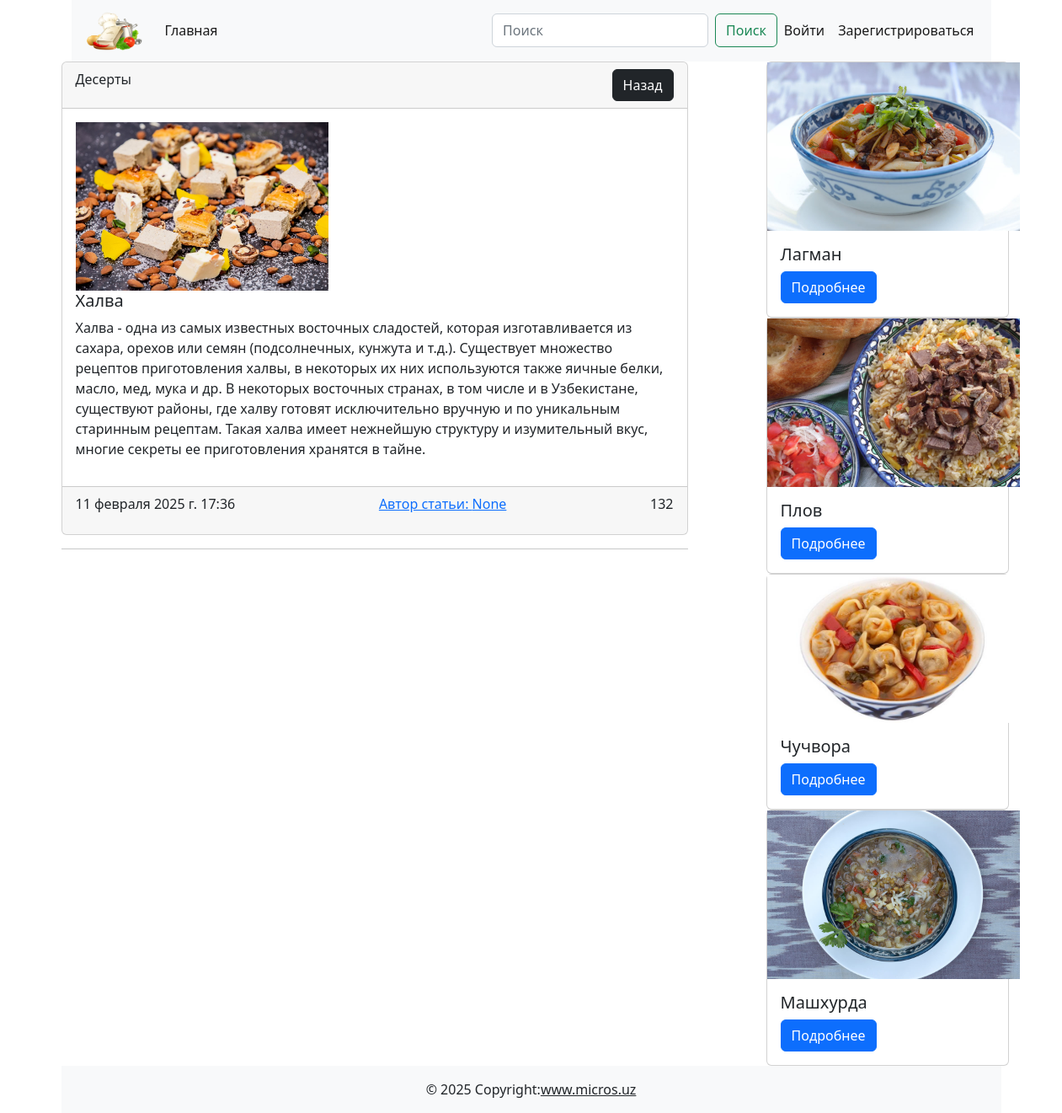
Screenshot of /post/3 with the database file from the repository.
### cooking/models.py (models this page shows, shortened)
class Post(models.Model):
    title = models.CharField(max_length=255, verbose_name='Заголовок статьи')
    content = models.TextField(default='Скоро здесь будет статья...', verbose_name='текст статьи')
    created_at = models.DateTimeField(auto_now_add=True, verbose_name='Дата создания')
    update_at = models.DateTimeField(auto_now=True, verbose_name='Дата обновления')
    photo = models.ImageField(upload_to='photos/', blank=True, null=True, verbose_name='Изображения')
    watched = models.IntegerField(default=0, verbose_name='Просмотры')
    is_published = models.BooleanField(default=True, verbose_name='Публикация')
    category = models.ForeignKey(Category, on_delete=models.CASCADE, related_name='posts', verbose_name='Категория')
    author = models.ForeignKey(User, default=None, null=True, blank=True, on_delete=models.CASCADE)
    def get_absolute_url(self):
        return reverse('post_detail', kwargs={'pk' : self.pk})
    class Meta:
        verbose_name = 'Пост'
        verbose_name_plural = 'Посты'

class Category(models.Model):
    title = models.CharField(max_length=255, verbose_name='Название категории')
    def __str__(self):
        return self.title
    class Meta:
        verbose_name = 'Категория'
        verbose_name_plural = 'Категории'

### cooking/views.py (the view)
# urls.py: path('post/<int:pk>', PostDetail.as_view(),  name='post_detail'),
class PostDetail(DeleteView):
    template_name = 'cooking/artical_detail.html'
    def get_queryset(self):
        return Post.objects.filter(pk=self.kwargs['pk'])
    def get_context_data(self, **kwargs):
        Post.objects.filter(pk=self.kwargs['pk']).update(watched=F('watched') + 1)
        context = super().get_context_data()
        post = Post.objects.get(pk=self.kwargs['pk'])
        posts = Post.objects.all().exclude(pk=self.kwargs['pk']).order_by('-watched')[:5]
        context['title'] = post.title
        context['ext_post'] = posts
        context['comments'] = Comment.objects.filter(post=post)
        if self.request.user.is_authenticated:
            context['comment_form'] = CommentForm
        return context

### cooking/templates/cooking/artical_detail.html (shortened to what this page needs)
{% extends 'base.html' %}
{% block main %}
<div class="d-flex justify-content-between"><div class="col-8">
    <div class="card"><div class="card-header d-flex justify-content-between">{{ post.category }}
        <div>
            <a href="{% url 'category_list' post.category.pk %}" class="btn btn-dark">Назад</a>
        </div>
    </div>
        <div class="card-body">
            {% if post.photo %}
            <img src="{{ post.photo.url }}" width="300" alt="">
            {% else %}
            <img src="https://www.raumplus.ru/upload/iblock/99e/Skoro-zdes-budet-foto.jpg" width="300" alt="">
            {% endif %}
            <h5 class="card-title">{{ post.title }}</h5>
            {{ post.content | linebreaks }}
    </div>
        <div class="card-footer d-flex justify-content-between"><p class="card-text">{{ post.created_at }}</p>
            <a href="{% url 'profile' post.author.pk %}">Автор статьи: {{ post.author }}</a>
            <p class="card-text">{{ post.watched }}</p>
        </div>
    </div>
    <hr>
</div>
<div class="col-1"></div>
<div class="col-4">
    {% for ext in ext_post %}
    <div class="card" style="width: 18rem;">
        {% if ext.photo %}
            <img src="{{ ext.photo.url }}" width="300" alt="">
            {% else %}
            <img src="https://www.raumplus.ru/upload/iblock/99e/Skoro-zdes-budet-foto.jpg" width="300" alt="">
            {% endif %}
        <div class="card-body"><h5 class="card-title">{{ ext.title }}</h5><a href="{{ ext.get_absolute_url }}" class="btn btn-primary">Подробнее</a></div>
    </div>
    {% endfor %}
</div>
</div>
{% endblock main %}

### rows the page displays
Post: category "Десерты", photo (picture), title "Халва", content "Халва - одна из самых известных восточных сладостей, которая изготавливается из сахара, орехов или семян (подсолнечных, кунжута и т.д.). Существует множество рецептов приготовления халвы, в некоторых их них используются также яичные белки, масло, мед, мука и др. В некоторых восточных странах, в том числе и в Узбекистане, существуют районы, где халву готовят исключительно вручную и по уникальным старинным рецептам. Такая халва имеет нежнейшую структуру и изумительный вкус, многие секреты ее приготовления хранятся в тайне.", created_at "11 февраля 2025 г. 17:36", author "None", watched "132"
Post: photo (picture), title "Лагман"
Post: photo (picture), title "Плов"
Post: photo (picture), title "Чучвора"
Post: photo (picture), title "Машхурда"
